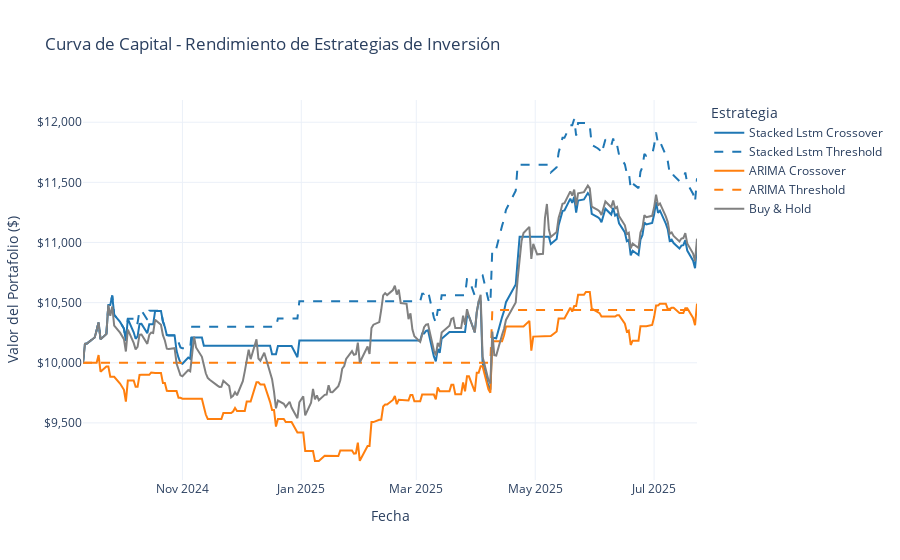

This figure's notebook cell:
### Markdown cell above
Para evaluar el modelo de manera justa, se utilizó un conjunto de prueba que contiene datos que el modelo LSTM nunca vio durante su entrenamiento u optimización. La tabla y gráfica siguientes resumen el rendimiento de diferentes estrategias durante este período de prueba.

### Code cell
# --- Backtesting, Results Table, and Equity Curve ---
actual_prices = y_test_inv

# --- Backtesting Function ---
def backtest_strategy(predictions, actuals, initial_capital=10000, threshold=0.0025):
    capital_crossover, capital_threshold = initial_capital, initial_capital
    portfolio_crossover, portfolio_threshold = [initial_capital], [initial_capital]
    
    for i in range(1, len(actuals)):
        price_today = actuals[i-1]
        predicted_price_tomorrow = predictions[i]
        price_tomorrow = actuals[i]
        
        # Crossover Strategy
        if predicted_price_tomorrow > price_today:
            capital_crossover *= (price_tomorrow / price_today)
        
        # Threshold Strategy
        if predicted_price_tomorrow > price_today * (1 + threshold):
            capital_threshold *= (price_tomorrow / price_today)

        portfolio_crossover.append(capital_crossover)
        portfolio_threshold.append(capital_threshold)
    return portfolio_crossover, portfolio_threshold

# --- Predictions and Inverse Transform ---
def get_dl_predictions(model, loader):
    model.eval()
    preds = []
    with torch.no_grad():
        for X_b, _ in loader:
            X_b = X_b.to(device)
            with autocast(enabled=(device.type == 'cuda'), dtype=torch.float16):
                preds.extend(model(X_b).cpu().numpy())
    return np.array(preds)

def inverse_transform_preds(scaled_preds, scaler_obj, num_features):
    dummy = np.zeros((len(scaled_preds), num_features))
    dummy[:, 0] = scaled_preds.ravel()
    return scaler_obj.inverse_transform(dummy)[:, 0]

# Use the single test set defined earlier for a final out-of-sample check
y_test_pred_scaled = get_dl_predictions(final_model, test_loader)
y_test_inv = inverse_transform_preds(y_test_t.cpu().numpy(), feature_scaler, NUM_FEATURES)
lstm_final_preds = inverse_transform_preds(y_test_pred_scaled, feature_scaler, NUM_FEATURES)

# --- ARIMA Model Training (on the same final training data) ---
print("\n--- Entrenando y Prediciendo con Modelo ARIMA (Rolling Forecast) ---")
train_val_data = np.concatenate((y_train, y_val))
history = [x for x in inverse_transform_preds(train_val_data, feature_scaler, NUM_FEATURES)]
arima_preds = []
for t in range(len(y_test_inv)):
    try:
        model = ARIMA(history, order=(5,1,0))
        model_fit = model.fit()
        output = model_fit.forecast()
        yhat = output[0]
        arima_preds.append(yhat)
        obs = y_test_inv[t]
        history.append(obs)
    except Exception as e:
        # Fallback for convergence issues
        last_pred = arima_preds[-1] if arima_preds else history[-1]
        arima_preds.append(last_pred)
        history.append(y_test_inv[t])
print("Pronóstico dinámico de ARIMA finalizado.")

# --- Run Backtests and Calculate Metrics ---
all_predictions = { final_model_name: lstm_final_preds, "ARIMA": arima_preds }
results = []
backtest_histories = {}
initial_capital = 10000

for model_name, preds in all_predictions.items():
    cross_hist, thresh_hist = backtest_strategy(preds, y_test_inv, initial_capital=initial_capital)
    backtest_histories[f'{model_name} Crossover'] = cross_hist
    backtest_histories[f'{model_name} Threshold'] = thresh_hist
    
    rmse = np.sqrt(mean_squared_error(y_test_inv, preds))
    mape = mean_absolute_percentage_error(y_test_inv, preds)
    r2 = r2_score(y_test_inv, preds)
    
    results.append({
        "Model": model_name, "RMSE": rmse, "MAPE": mape, "R2 Score": r2,
        "Crossover Return": cross_hist[-1], "Threshold Return": thresh_hist[-1],
    })

# --- Buy & Hold Strategy ---
buy_hold_return = initial_capital * (y_test_inv / y_test_inv[0])
backtest_histories['Buy & Hold'] = buy_hold_return

# --- Final Results Table ---
results_df = pd.DataFrame(results).set_index("Model")
buy_hold_row = pd.DataFrame({
    "RMSE": [np.nan], "MAPE": [np.nan], "R2 Score": [np.nan],
    "Crossover Return": [buy_hold_return[-1]], "Threshold Return": [buy_hold_return[-1]]
}, index=["Buy & Hold"])

final_summary = pd.concat([buy_hold_row, results_df]).sort_values(by="Crossover Return", ascending=False)

# Add Gain Percentage column
final_summary['Gain %'] = (final_summary['Crossover Return'] / initial_capital) - 1

# Reorder columns to place Gain % next to returns
final_summary = final_summary[['RMSE', 'MAPE', 'R2 Score', 'Crossover Return', 'Threshold Return', 'Gain %']]

styled_summary = final_summary.style.format({
    "RMSE": "{:,.2f}", 
    "MAPE": "{:.2%}", 
    "R2 Score": "{:.3f}",
    "Crossover Return": "${:,.2f}", 
    "Threshold Return": "${:,.2f}",
    "Gain %": "{:+.2%}"  # Format with sign and percentage
}).background_gradient(
    cmap='Greens', subset=['Crossover Return', 'Threshold Return', 'R2 Score', 'Gain %']
).background_gradient(
    cmap='Reds_r', subset=['RMSE', 'MAPE']
).set_caption("Resumen Comparativo del Rendimiento de los Modelos")

print("\n--- Tabla de Resultados Finales ---")
display(styled_summary)

# --- Equity Curve Visualization ---
equity_curve_df = pd.DataFrame(backtest_histories, index=dates_test)
fig_equity = go.Figure()

colors = {'Simple Lstm': '#1f77b4', 'Stacked Lstm': '#1f77b4', 'Attention Lstm': '#9467bd', 'ARIMA': '#ff7f0e', 'Buy & Hold': 'gray'}

for col in equity_curve_df.columns:
    base_model_name = ' '.join(col.split(' ')[:-1])
    color = colors.get(base_model_name, 'gray')
    dash = 'dash' if 'Threshold' in col else 'solid'
    fig_equity.add_trace(go.Scatter(
        x=equity_curve_df.index, y=equity_curve_df[col],
        name=col, line=dict(color=color, dash=dash, width=2)
    ))

fig_equity.update_layout(
    title='Curva de Capital - Rendimiento de Estrategias de Inversión',
    xaxis_title='Fecha',
    yaxis_title='Valor del Portafolio ($)',
    yaxis_tickprefix='$', yaxis_tickformat=',.0f',
    template='plotly_white',
    legend_title='Estrategia',
    hovermode='x unified'
)
print("\n--- Gráfica de Crecimiento de la Inversión (Backtesting) ---")
fig_equity.show()

### Figure 1 — Plotly figure (JSON) as saved in the notebook; plotly's stock layout.template omitted (floating-point values rounded to 4 significant figures; data arrays with more than 128 entries replaced by an {"elided": "..."} marker saying what was removed)
{"data": [{"line": {"color": "#1f77b4", "dash": "solid", "width": 2}, "name": "Stacked Lstm Crossover", "type": "scatter", "x": {"elided": "215 str values"}, "y": {"elided": "215 float values"}}, {"line": {"color": "#1f77b4", "dash": "dash", "width": 2}, "name": "Stacked Lstm Threshold", "type": "scatter", "x": {"elided": "215 str values"}, "y": {"elided": "215 float values"}}, {"line": {"color": "#ff7f0e", "dash": "solid", "width": 2}, "name": "ARIMA Crossover", "type": "scatter", "x": {"elided": "215 str values"}, "y": {"elided": "215 float values"}}, {"line": {"color": "#ff7f0e", "dash": "dash", "width": 2}, "name": "ARIMA Threshold", "type": "scatter", "x": {"elided": "215 str values"}, "y": {"elided": "215 float values"}}, {"line": {"color": "gray", "dash": "solid", "width": 2}, "name": "Buy & Hold", "type": "scatter", "x": {"elided": "215 str values"}, "y": {"elided": "215 float values"}}], "layout": {"hovermode": "x unified", "legend": {"title": {"text": "Estrategia"}}, "title": {"text": "Curva de Capital - Rendimiento de Estrategias de Inversión"}, "xaxis": {"title": {"text": "Fecha"}}, "yaxis": {"tickformat": ",.0f", "tickprefix": "$", "title": {"text": "Valor del Portafolio ($)"}}}}
